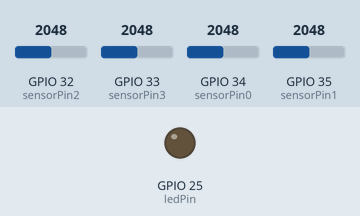
Recording of a sketch running on a simulated ESP32. Shown: output pins drawn as LEDs (lit = HIGH). The inputs (shaded band) are chosen by the test bench; at power-on: GPIO 32 (sensorPin2) = 2048, GPIO 33 (sensorPin3) = 2048, GPIO 34 (sensorPin0) = 2048, GPIO 35 (sensorPin1) = 2048. WiFi joins after 1.5 s; servers stay silent unless stated; the Firebase database answers and starts empty; what the sketch prints to the serial monitor is not drawn.

Above: at 0.1 s.
At 1.6 s:
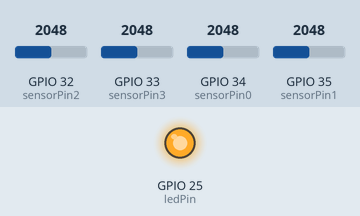
Timing chart, 0 to 7.6 s (numbered marks = the images above):
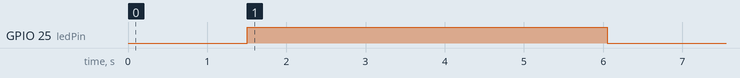

Measured:
- by itself, GPIO 25 (ledPin): LOW → HIGH at 1.5 s, → LOW 4.5 s later

The sketch:

POD-Unit_Main_PhotoAI_v007.ino
```cpp
#include <WiFi.h>
#include <Firebase_ESP_Client.h>

// WiFi
const char* ssid = "MEO-2hzF96460";
const char* password = "FpxA9bv8";

// Firebase
#define FIREBASE_HOST "booking-ee47f-default-rtdb.europe-west1.firebasedatabase.app"
#define FIREBASE_AUTH "m3uCFaiui2EXuQdpZGuuIgwgarKXH5lojbhUgF5b"

// Имя устройства
const String device_id = "Pod_01_base_01";

// Пины
const int sensorPin0 = 34;
const int sensorPin1 = 35;
const int sensorPin2 = 32;
const int sensorPin3 = 33;
const int ledPin = 25;

// Максимальный размер буфера
const int max_buffer_size = 600;

// Структура для хранения значения + времени
struct Reading {
  int value;
  unsigned long timestamp;
};

Reading buffer0[max_buffer_size];
Reading buffer1[max_buffer_size];
Reading buffer2[max_buffer_size];
Reading buffer3[max_buffer_size];
int buffer_index = 0;

// Настройки (начальные)
int min_light = 0;
int target_light = 1000;
int light_threshold = 1300;
int send_interval = 5;
int qty_reading_sensors_in_second = 10;
int sensor_buffer_time = 5;  // секунды для окна
int manual_override = 0;
int manual_toggle = 0;

// Веса датчиков 0.0 - 1.0
float sensor0_weight = 1.0;
float sensor1_weight = 1.0;
float sensor2_weight = 1.0;
float sensor3_weight = 1.0;

// Таймеры
unsigned long last_sensor_read = 0;
unsigned long last_settings_read = 0;
unsigned long last_send = 0;
int read_delay = 100;  // ms

// Яркость
int current_brightness = 0;

// Firebase
FirebaseData fbdo;
FirebaseAuth auth;
FirebaseConfig config;

void setup() {
  Serial.begin(115200);

  WiFi.begin(ssid, password);
  while (WiFi.status() != WL_CONNECTED) {
    delay(500);
    Serial.print(".");
  }
  Serial.println("WiFi connected");

  ledcAttach(ledPin, 5000, 8);

  // Буфер нулями и временем 0
  int i;
  for (i = 0; i < max_buffer_size; i++) {
    buffer0[i].value = 0;
    buffer0[i].timestamp = 0;
    buffer1[i].value = 0;
    buffer1[i].timestamp = 0;
    buffer2[i].value = 0;
    buffer2[i].timestamp = 0;
    buffer3[i].value = 0;
    buffer3[i].timestamp = 0;
  }

  // Firebase
  config.database_url = FIREBASE_HOST;
  config.signer.tokens.legacy_token = FIREBASE_AUTH;
  Firebase.begin(&config, &auth);
  Firebase.reconnectWiFi(true);

  Serial.println("Ready - sliding window buffer");
}

void loop() {
  unsigned long now = millis();

  // Чтение датчиков по таймеру
  if (now - last_sensor_read >= read_delay) {
    buffer0[buffer_index].value = analogRead(sensorPin0);
    buffer0[buffer_index].timestamp = now;
    buffer1[buffer_index].value = analogRead(sensorPin1);
    buffer1[buffer_index].timestamp = now;
    buffer2[buffer_index].value = analogRead(sensorPin2);
    buffer2[buffer_index].timestamp = now;
    buffer3[buffer_index].value = analogRead(sensorPin3);
    buffer3[buffer_index].timestamp = now;

    buffer_index = buffer_index + 1;
    if (buffer_index >= max_buffer_size) {
      buffer_index = 0;  // переполнение — старые данные перезапишутся
    }

    last_sensor_read = now;
  }

  // Чтение настроек каждые 10 сек
  if (now - last_settings_read >= 10000) {
    String light_path = "devices/" + device_id + "/settings/light_mapping/";
    String conn_path = "devices/" + device_id + "/settings/connection_package/";
    String mode_path = "devices/" + device_id + "/settings/light_mode/";
    String weights_path = light_path + "sensor_weights/";

    Firebase.RTDB.getInt(&fbdo, light_path + "min_light", &min_light);
    Firebase.RTDB.getInt(&fbdo, light_path + "target_light", &target_light);
    Firebase.RTDB.getInt(&fbdo, light_path + "light_threshold", &light_threshold);

    Firebase.RTDB.getFloat(&fbdo, weights_path + "sensor0_weight", &sensor0_weight);
    Firebase.RTDB.getFloat(&fbdo, weights_path + "sensor1_weight", &sensor1_weight);
    Firebase.RTDB.getFloat(&fbdo, weights_path + "sensor2_weight", &sensor2_weight);
    Firebase.RTDB.getFloat(&fbdo, weights_path + "sensor3_weight", &sensor3_weight);

    Firebase.RTDB.getInt(&fbdo, conn_path + "send_interval", &send_interval);
    Firebase.RTDB.getInt(&fbdo, conn_path + "qty_reading_sensors_in_second", &qty_reading_sensors_in_second);
    Firebase.RTDB.getInt(&fbdo, conn_path + "sensor_buffer_time", &sensor_buffer_time);

    Firebase.RTDB.getInt(&fbdo, mode_path + "manual_override", &manual_override);
    Firebase.RTDB.getInt(&fbdo, mode_path + "manual_toggle", &manual_toggle);

    read_delay = 1000 / qty_reading_sensors_in_second;
    if (read_delay < 10) read_delay = 10;

    last_settings_read = now;
  }

  // Расчёт взвешенного среднего за последние sensor_buffer_time секунд
  unsigned long window_start = now - (sensor_buffer_time * 1000);

  long sum0 = 0, sum1 = 0, sum2 = 0, sum3 = 0;
  int count0 = 0, count1 = 0, count2 = 0, count3 = 0;

  int i;
  for (i = 0; i < max_buffer_size; i++) {
    if (buffer0[i].timestamp >= window_start) {
      sum0 += buffer0[i].value;
      count0++;
    }
    if (buffer1[i].timestamp >= window_start) {
      sum1 += buffer1[i].value;
      count1++;
    }
    if (buffer2[i].timestamp >= window_start) {
      sum2 += buffer2[i].value;
      count2++;
    }
    if (buffer3[i].timestamp >= window_start) {
      sum3 += buffer3[i].value;
      count3++;
    }
  }

  int avg0 = (count0 > 0) ? sum0 / count0 : 0;
  int avg1 = (count1 > 0) ? sum1 / count1 : 0;
  int avg2 = (count2 > 0) ? sum2 / count2 : 0;
  int avg3 = (count3 > 0) ? sum3 / count3 : 0;

  float total_weight = sensor0_weight + sensor1_weight + sensor2_weight + sensor3_weight;
  if (total_weight == 0) total_weight = 1;
  int weighted_avg = (avg0 * sensor0_weight + avg1 * sensor1_weight + avg2 * sensor2_weight + avg3 * sensor3_weight) / total_weight;

  // Управление LED
  int brightness = 0;
  if (manual_override == 1) {
    if (manual_toggle == 1) {
      brightness = 255;
    } else {
      brightness = 0;
    }
  } else {
    if (weighted_avg < light_threshold) {
      brightness = (light_threshold - weighted_avg) * 255 / (light_threshold - min_light);
      if (brightness < 0) brightness = 0;
      if (brightness > 255) brightness = 255;

      int error = target_light - weighted_avg;
      brightness = brightness + error / 20;
      if (brightness < 0) brightness = 0;
      if (brightness > 255) brightness = 255;
    }
  }
  ledcWrite(ledPin, brightness);
  current_brightness = brightness;

  // Отправка
  if (now - last_send >= (send_interval * 1000)) {
    String base_path = "devices/" + device_id + "/";

    Firebase.RTDB.setInt(&fbdo, base_path + "avg_light", weighted_avg);
    Firebase.RTDB.setInt(&fbdo, base_path + "brightness", current_brightness);
    Firebase.RTDB.setInt(&fbdo, base_path + "timestamp", now / 1000);

    String sensors_data_path = base_path + "sensors/sensors_data/";
    Firebase.RTDB.setInt(&fbdo, sensors_data_path + "sensor0", avg0);
    Firebase.RTDB.setInt(&fbdo, sensors_data_path + "sensor1", avg1);
    Firebase.RTDB.setInt(&fbdo, sensors_data_path + "sensor2", avg2);
    Firebase.RTDB.setInt(&fbdo, sensors_data_path + "sensor3", avg3);

    last_send = now;
  }

  delayMicroseconds(1000);  // 1 мс
}
```
